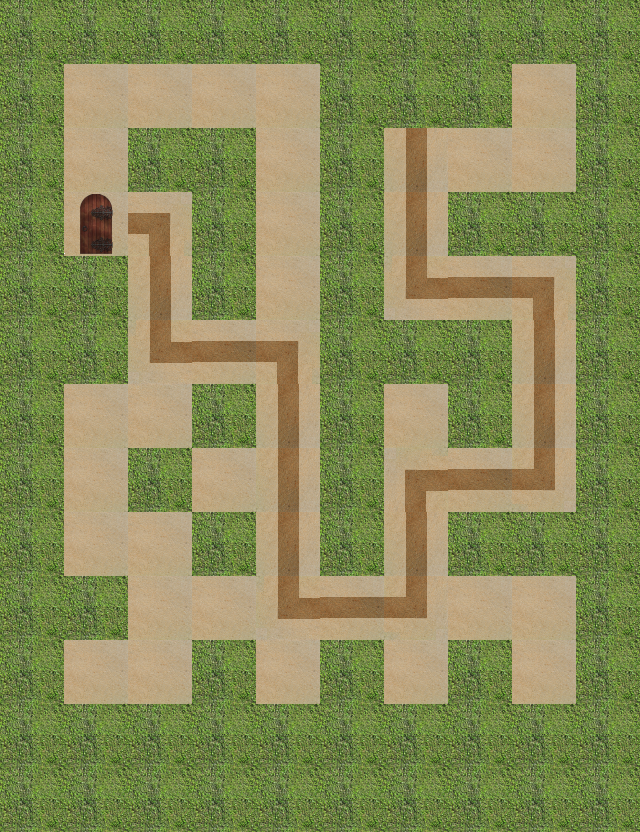

Tiled map render using the project's own tile images. Description and the map definition, with tile-layer contents summarised, below:
An orthogonal 10x13 tile map with 64x64 px tiles, 4 tile layers (path, wall, hint, end), 1 hidden layer not drawn.

<map version="1.0" orientation="orthogonal" renderorder="right-down" width="10" height="13" tilewidth="64" tileheight="64">
 <properties>
  <property name="bestTimePossible" value="7" />
  <property name="viewSize" value="5" />
 </properties>
 <tileset firstgid="1" name="sandbush" tilewidth="64" tileheight="64">
  <image source="sandbush.png" width="256" height="192" />
 </tileset>
 <layer name="path" width="10" height="13">
  <data>[130 cells, 50 non-empty, 1 distinct tile ids]</data>
 </layer>
 <layer name="wall" width="10" height="13">
  <data>[130 cells, 80 non-empty, 1 distinct tile ids]</data>
 </layer>
 <layer name="hint" width="10" height="13">
  <data>[130 cells, 22 non-empty, 6 distinct tile ids]</data>
 </layer>
 <layer name="start" width="10" height="13" visible="0">
  <data>[130 cells, 1 non-empty, 1 distinct tile ids]</data>
 </layer>
 <layer name="end" width="10" height="13">
  <data>[130 cells, 1 non-empty, 1 distinct tile ids]</data>
 </layer>
</map>
